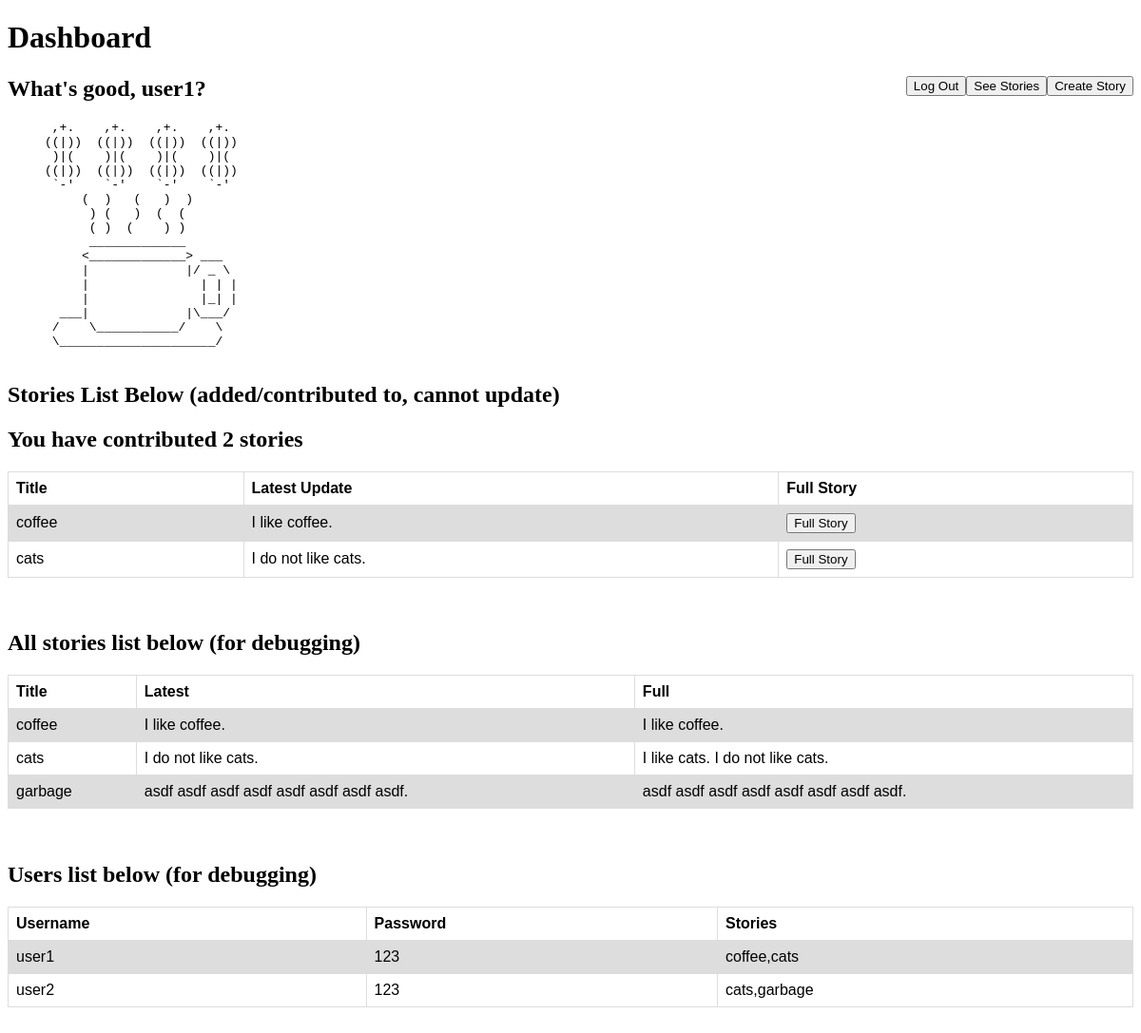
The page /dashboard (signed in) on the database as committed earlier.
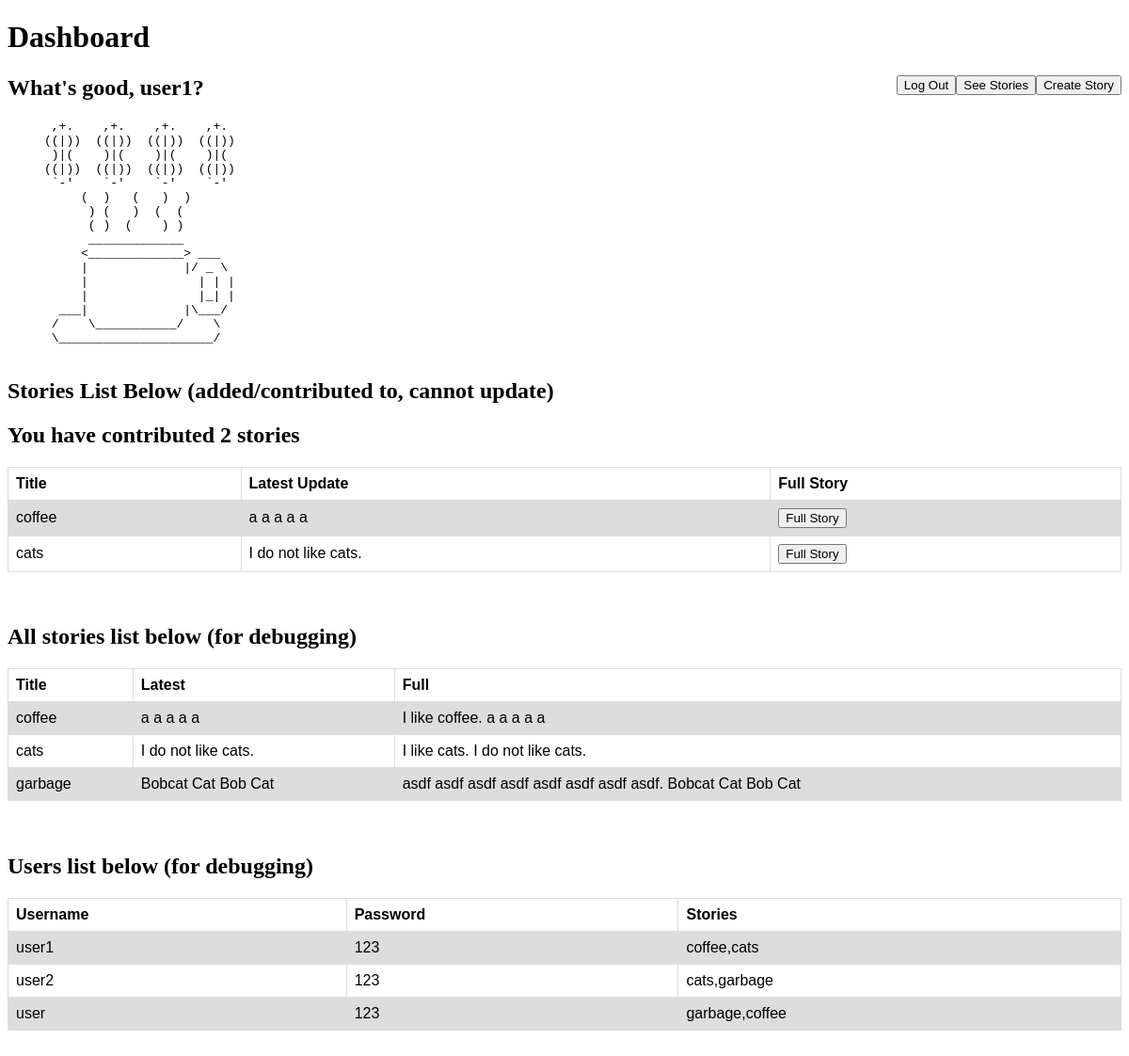
The same page on the database as committed later.
### tables this page shows
CREATE TABLE users (username TEXT, password TEXT, stories TEXT);

CREATE TABLE stories (name TEXT, latestUpdate TEXT, fullStory TEXT);

### __init__.py (the view)
@app.route("/dashboard")
def dashboard():
    if not session.get(logged_in_user):
        return render_template('main_page.html')
    c.execute("SELECT stories FROM users WHERE username = (?)", (logged_in_user,))
    userStories = c.fetchall()
    userStoriesList = list(userStories[0][0].split(","))
    num_stories = len(userStoriesList)
    if (num_stories == 1) and (userStoriesList[0] == ''):
        num_stories = 0
    stories_list = []
    for story in userStoriesList:
        c.execute("SELECT * FROM stories where name = (?)", (story,))
        row = c.fetchall()
        stories_list.append(row)
    c.execute("SELECT * FROM users")
    users_list = [line for line in c]
    c.execute("SELECT * FROM stories")
    db_stories_list = [line for line in c]
    return render_template(
        "dashboard.html",
        username=logged_in_user,         # so we can see username when we log in
        num_stories=num_stories,         # num of stories the user has added/contributed to
        stories_list=stories_list,       # shows the tables user has added/contributed to
        db_stories_list=db_stories_list, # shows title,latest,full for debugging
        users_list=users_list,           # shows user,pass,titles for debugging
        )

### templates/dashboard.html (shortened to what this page needs)
<!DOCTYPE html>
<html>
  <head>
    <link rel="stylesheet" href="static/css/my_style.css">
    <h1>Dashboard</h1>
  </head>
  <body>
    <form action="/create_story" style="float:right">
      <input type="submit" value="Create Story">
    </form>
    <form action="/see_stories" style="float:right">
      <input type="submit" value="See Stories">
    </form>
    <form action="/logout" method="POST" style="float:right">
      <input type="submit" value="Log Out">
    </form>
    <h2>What's good, {{username}}?</h2>
    <pre>
      ,+.    ,+.    ,+.    ,+.
     ((|))  ((|))  ((|))  ((|))
      )|(    )|(    )|(    )|(
     ((|))  ((|))  ((|))  ((|))
      `-'    `-'    `-'    `-'
          (  )   (   )  )
           ) (   )  (  (
           ( )  (    ) )
           _____________
          <_____________> ___
          |             |/ _ \
          |               | | |
          |               |_| |
       ___|             |\___/
      /    \___________/    \
      \_____________________/
    </pre>
    <h2>Stories List Below (added/contributed to, cannot update)</h2>
    {% if (num_stories == 1) %}
      <h2>You have contributed {{num_stories}} story</h2>
    {% else %}
      <h2>You have contributed {{num_stories}} stories</h2>
    {% endif %}
    <table>
      <tr>
        <th>Title</th>
        <th>Latest Update</th>
        <th>Full Story</th>
      </tr>
      {% if (num_stories != 0) %}
        {% for story_info in stories_list %}
          <tr>
            <td>{{story_info[0][0]}}</td>
            <td>{{story_info[0][1]}}</td>
            <td>
              <form action="/full_story" method="post">
                <input type="submit" value="Full Story">
              </form>
            </td
          </tr>
        {% endfor %}
      {% else %}
        <td></td>
        <td></td>
        <td></td>
      {% endif %}
    </table>
    <br>
    <br>
    <h2>All stories list below (for debugging)</h2>
    <table>
      <tr>
        <th>Title</th>
        <th>Latest</th>
        <th>Full</th>
      </tr>
      {% for story_info in db_stories_list%}
      <tr>
        {% for col in story_info %}
          <td>{{col}}</td>
        {% endfor %}
      </tr>
      {% endfor %}
    </table>
    <br>
    <br>
    <h2>Users list below (for debugging)</h2>
    <table>
      <tr>
        <th>Username</th>
        <th>Password</th>
        <th>Stories</th>
      </tr>
      {% for user_info in users_list %}
      <tr>
        {% for col in user_info %}
          <td>{{col}}</td>
        {% endfor %}
      </tr>
      {% endfor %}
    </table>
    <br>
    <br>
  </body>
</html>

### static/css/my_style.css (style rules this page uses)
table { font-family: arial, sans-serif; border-collapse: collapse; width: 100%; }
td, th { border: 1px solid #dddddd; text-align: left; padding: 8px; }
tr:nth-child(even) { background-color: #dddddd; }

Rows that differ between the two databases and show on the page:
changed stories "coffee": latestUpdate "I like coffee." → "a a a a a"; fullStory "I like coffee." → "I like coffee. a a a a a"
changed stories "garbage": latestUpdate "asdf asdf asdf asdf asdf asdf asdf asdf." → "Bobcat Cat Bob Cat"; fullStory "asdf asdf asdf asdf asdf asdf asdf asdf." → "asdf asdf asdf asdf asdf asdf asdf asdf. Bobcat Cat Bob Cat"
added users: username "user", password "123", stories "garbage,coffee"
